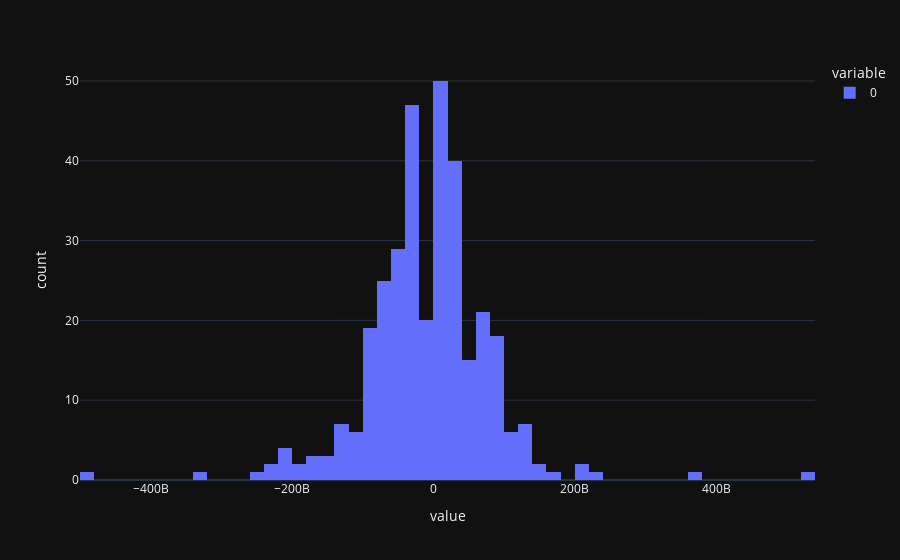

Notebook cell for this chart:
### Code cell
net_flow.hist()

### Figure 1 — Plotly figure (JSON) as saved in the notebook; plotly's stock layout.template omitted (floating-point values rounded to 4 significant figures; data arrays with more than 128 entries replaced by an {"elided": "..."} marker saying what was removed)
{"data": [{"bingroup": "x", "hovertemplate": "variable=0<br>value=%{x}<br>count=%{y}<extra></extra>", "legendgroup": "0", "marker": {"color": "#636efa", "pattern": {"shape": ""}}, "name": "0", "orientation": "v", "showlegend": true, "type": "histogram", "x": {"elided": "335 float values"}, "xaxis": "x", "yaxis": "y"}], "layout": {"barmode": "relative", "legend": {"title": {"text": "variable"}, "tracegroupgap": 0}, "margin": {"t": 60}, "xaxis": {"anchor": "y", "domain": [0, 1], "title": {"text": "value"}}, "yaxis": {"anchor": "x", "domain": [0, 1], "title": {"text": "count"}}}}
